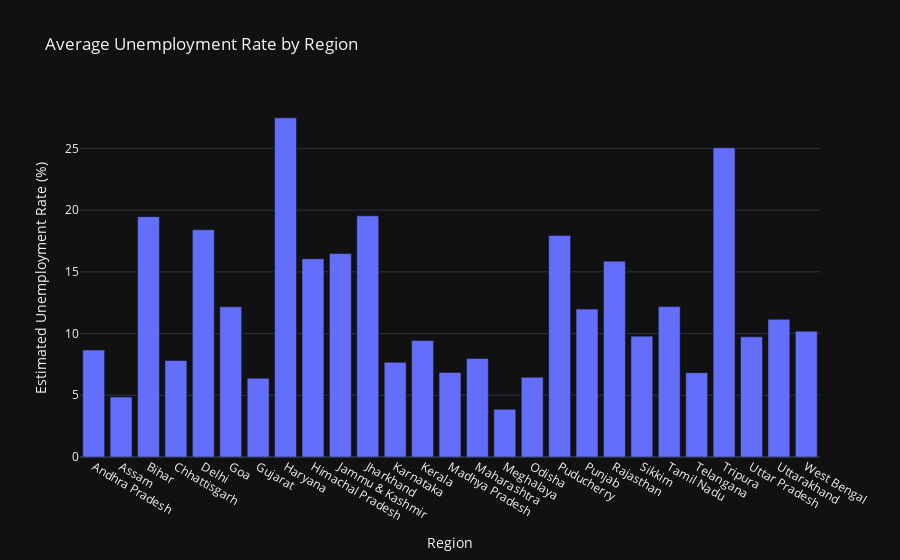

Write notebook code for a chart like this one.
### Code cell
avg_unemployment = ds1.groupby('Region')['Estimated Unemployment Rate (%)'].mean().reset_index()
bar_plot = px.bar(avg_unemployment, x='Region', y='Estimated Unemployment Rate (%)', title='Average Unemployment Rate by Region', template='plotly_dark')
bar_plot.show()

### Figure 1 — Plotly figure (JSON) as saved in the notebook; plotly's stock layout.template omitted (floating-point values rounded to 4 significant figures)
{"data": [{"alignmentgroup": "True", "hovertemplate": "Region=%{x}<br>Estimated Unemployment Rate (%)=%{y}<extra></extra>", "legendgroup": "", "marker": {"color": "#636efa", "pattern": {"shape": ""}}, "name": "", "offsetgroup": "", "orientation": "v", "showlegend": false, "textposition": "auto", "type": "bar", "x": ["Andhra Pradesh", "Assam", "Bihar", "Chhattisgarh", "Delhi", "Goa", "Gujarat", "Haryana", "Himachal Pradesh", "Jammu & Kashmir", "Jharkhand", "Karnataka", "Kerala", "Madhya Pradesh", "Maharashtra", "Meghalaya", "Odisha", "Puducherry", "Punjab", "Rajasthan", "Sikkim", "Tamil Nadu", "Telangana", "Tripura", "Uttar Pradesh", "Uttarakhand", "West Bengal"], "xaxis": "x", "y": [8.664, 4.856, 19.47, 7.819, 18.41, 12.17, 6.376, 27.48, 16.07, 16.48, 19.54, 7.668, 9.434, 6.854, 7.979, 3.866, 6.462, 17.94, 11.98, 15.87, 9.793, 12.19, 6.833, 25.05, 9.737, 11.16, 10.19], "yaxis": "y"}], "layout": {"barmode": "relative", "legend": {"tracegroupgap": 0}, "title": {"text": "Average Unemployment Rate by Region"}, "xaxis": {"anchor": "y", "domain": [0, 1], "title": {"text": "Region"}}, "yaxis": {"anchor": "x", "domain": [0, 1], "title": {"text": "Estimated Unemployment Rate (%)"}}}}
